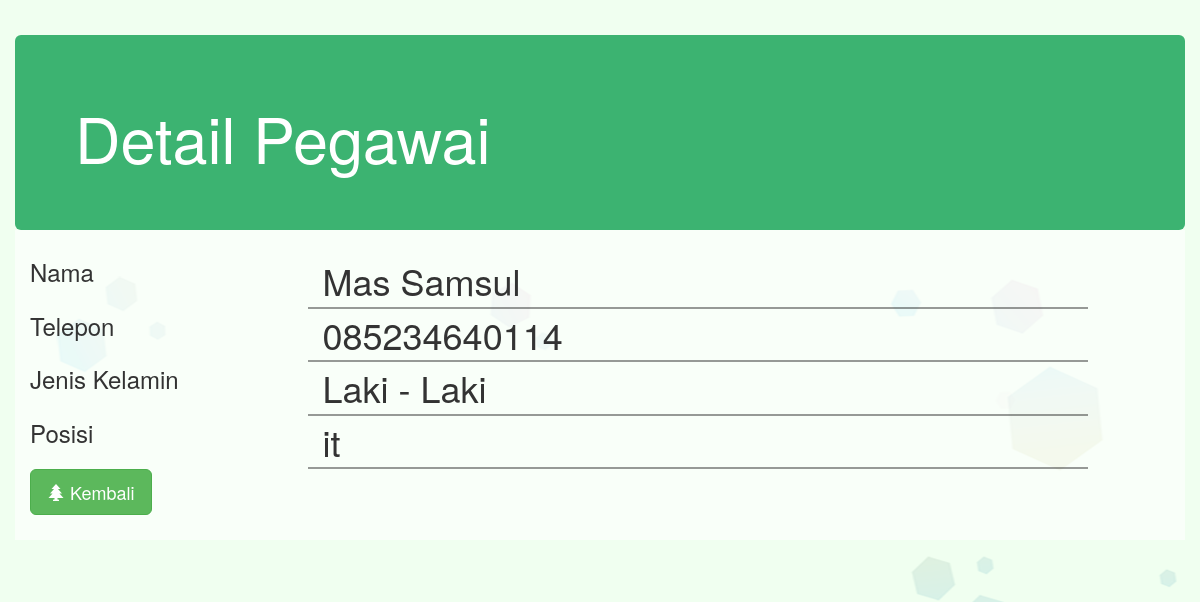
The app's page /detail.php?id=1 (signed in) with its own data.
### tables this page shows
CREATE TABLE IF NOT EXISTS `pegawai` (
  `id_pegawai` varchar(50) NOT NULL,
  `nama` varchar(255) DEFAULT NULL,
  `telepon` varchar(255) DEFAULT NULL,
  `kota` varchar(255) DEFAULT NULL,
  `kelamin` int(1) DEFAULT NULL,
  `id_posisi` varchar(50) DEFAULT NULL,
  `status` int(1) DEFAULT NULL
);

CREATE TABLE IF NOT EXISTS `j_kelamin` (
  `id_kelamin` int(11) DEFAULT NULL,
  `nama` varchar(50) DEFAULT NULL
);

CREATE TABLE IF NOT EXISTS `posisi` (
  `id` varchar(255) DEFAULT NULL,
  `nama` varchar(255) DEFAULT NULL
);

### detail.php (the view, shortened to what this page needs)
<?php session_start();
$id= $_GET['id'];
$que ="SELECT
		pg.nama,
		pg.telepon,
		kl.nama as Jenis_kelamin,
		po.nama as posisi
		FROM pegawai pg, j_kelamin kl, posisi po
		WHERE
		pg.id_pegawai ='{$id}' and
		pg.kelamin =  kl.id_kelamin and
		pg.id_posisi = po.id";
$re=mysql_query($que);
$dat= mysql_fetch_array($re);
?>
<!DOCTYPE html>
<html>
<head>
	<link rel="stylesheet" type="text/css" href="assets/css/bootstrap.min.css">
	<link rel="stylesheet" type="text/css" href="assets/css/me.css">
</head>
<body>
	<div class="container" id="detail">
		<div class="jumbotron">
			<h1>Detail Pegawai</h1>
		</div>
		<div id="format">
			<div class="row">
			<div class="col-md-2 label-format">
					Nama
				</div>
				<div class="col-md-offset-1 col-md-8 col-md-offset-1 isi-format">
					<?php echo $dat['nama'] ?>
				</div>
			</div>
			<div class="row">
			<div class="col-md-2 label-format">
					Telepon
				</div>
				<div class="col-md-offset-1 col-md-8 col-md-offset-1 isi-format">
					<?php echo $dat['telepon'] ?>
				</div>
			</div>
			<div class="row">
			<div class="col-md-2 label-format">
					Jenis Kelamin
				</div>
				<div class="col-md-offset-1 col-md-8 col-md-offset-1 isi-format">
					<?php echo $dat['Jenis_kelamin'] ?>
				</div>
			</div>
			<div class="row">
			<div class="col-md-2 label-format">
					Posisi
				</div>
				<div class="col-md-offset-1 col-md-8 col-md-offset-1 isi-format">
					<?php echo $dat['posisi'] ?>
				</div>
			</div>
			<div class="row">
				<div class="col-md-12">
					<a href="index.php" class="btn btn-success btn-lg">
					<span class="glyphicon glyphicon-tree-conifer"></span> Kembali</a>
				</div>
			</div>
		</div>
	</div>
</body>
</html>

### assets/css/me.css (style rules this page uses)
h1 { vertical-align: middle; }
body { background-image: url('../img/hex_background.png'); background-repeat: no-repeat; background-color: honeydew; }
#detail { padding:35px 0px; }
#detail #format { background: rgba(255,255,255,0.6); padding: 25px 15px; }
.jumbotron { color: white; background: mediumseagreen; margin: 0 auto; }
.label-format { font-size: 24px; }
.isi-format { font-size: 36px; border-bottom: 2px solid rgba(0,0,0,0.4); }

### records on screen
pegawai: nama "Mas Samsul", telepon "085234640114", j_kelamin.nama "Laki - Laki", id_posisi.nama "it"
